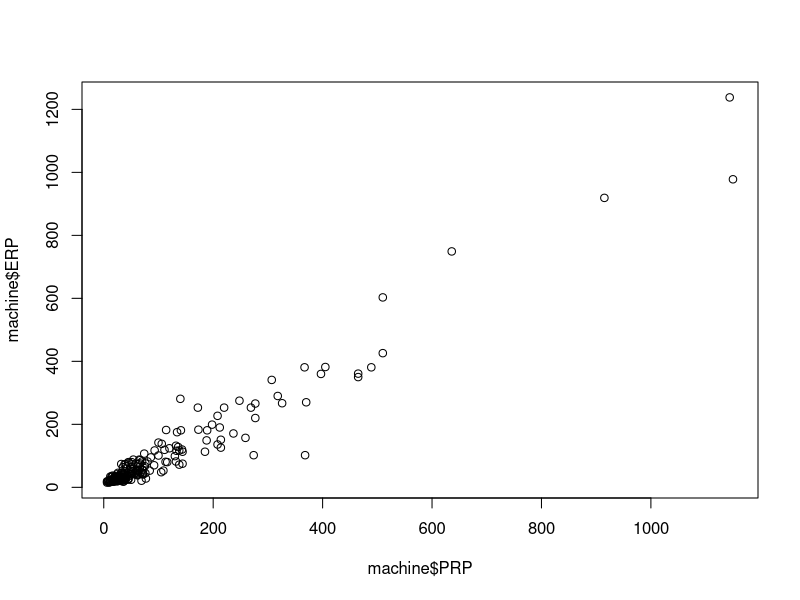

Here is the R script that generated this plot: (Note: this script raises an error after producing the figure.)
# install.packages("ggplot2")
library('ggplot2')

machine <- read.csv("data/machine.csv")

head(machine)
data(machine)

plot(machine$PRP, machine$ERP)
pairs(machine)

model = lm(CACH ~ CHMIN + CHMAX + PRP., data=machine)
